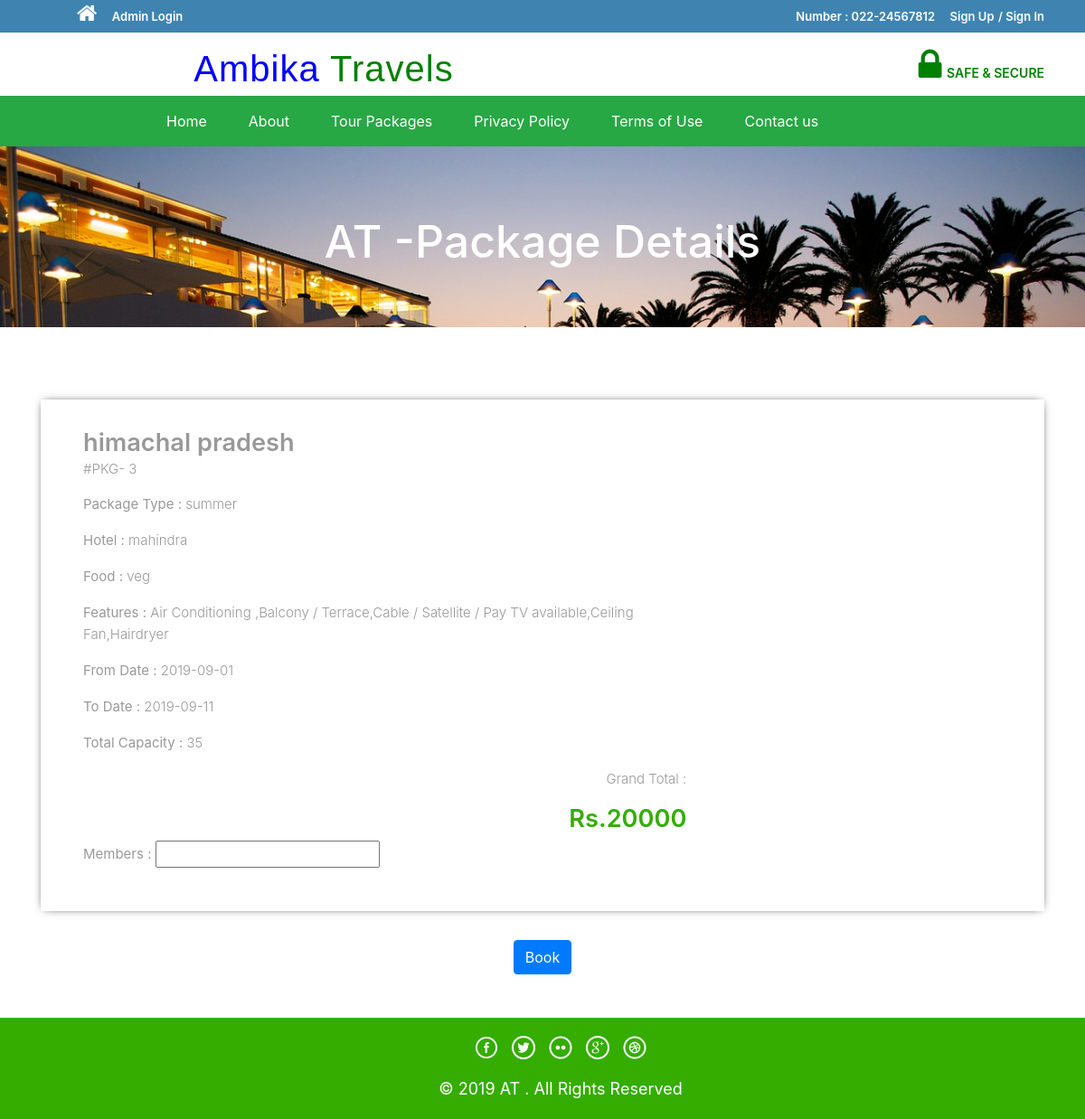
The app's page /package-details.php?tid=3 with its own data.
### tables this page shows
CREATE TABLE `tourdetails` (
  `tid` int(11) NOT NULL,
  `place` char(50) NOT NULL,
  `hotel` varchar(50) NOT NULL,
  `features` varchar(300) NOT NULL,
  `food` char(50) NOT NULL,
  `type` char(50) DEFAULT NULL,
  `cost` int(11) NOT NULL,
  `from_date` date NOT NULL,
  `to_date` date NOT NULL,
  `total_capacity` int(11) NOT NULL,
  `image` varchar(100) NOT NULL
);

### package-details.php (the view, shortened to what this page needs)
<!DOCTYPE HTML>
<html>
  <head>
  </head>
  <body>
  <?php include('includes/header.php');
  include 'includes/links.php';?>
  <div class="banner-3">
    <div class="container">
      <h1> AT -Package Details</h1>
    </div>
  </div>
  <div class="selectroom">
    <div class="container">
      <?php
      $tid = $_GET['tid'];
      $sql = "SELECT * from tourdetails where tid='$tid'";
      $query = mysqli_query($con,$sql);
      if(mysqli_num_rows($query)){
        foreach($query as $result)
        {	?>
          <form name="book" method="post">
            <div class="selectroom_top">
              <div class="col-md-8 selectroom_right">
                <h2><?php echo htmlentities($result['place']);?></h2>
                <p class="dow">#PKG-
                  <?php echo htmlentities($result['tid']);?>
                </p>
                <p><b>Package Type :</b>
                  <?php echo htmlentities($result['type']);?>
                </p>
                <p><b>Hotel :</b>
                  <?php echo htmlentities($result['hotel']);?>
                </p>
                <p><b>Food :</b>
                  <?php echo htmlentities($result['food']);?>
                </p>
                <p><b>Features :</b>
                  <?php echo htmlentities($result['features']);?>
                </p>
                <p><b>From Date :</b>
                  <?php echo htmlentities($result['from_date']);?>
                </p>
                <p><b>To Date :</b>
                  <?php echo htmlentities($result['to_date']);?>
                </p>
                <p><b>Total Capacity :</b>
                  <?php echo htmlentities($result['total_capacity']);?>
                </p>
                <div class="grand">
                  <p>Grand Total :</p>
                  <h3>Rs.<?php echo htmlentities($result['cost']);?></h3>
                </div>
                <p><b>Members :</b>
                  <input type="number" name="member">
                </p>
              </div>
            </div>
                  <?php if($_SESSION['login'])
                  {?>
                    <div class="book-button">
                      <button type="submit" name="submit2" class="btn-primary btn">Book</button>
                    </div>
                  <?php } else {?>
                    <div class="book-button">
                      <a href="#" data-toggle="modal" data-target="#modalRegisterForm2" class="btn-primary btn"> Book</a>
                    </div>
                    <?php } ?>
            </form>
          <?php }} ?>
        </div>
      </div>
      <?php include('includes/footer.php');?>
  </body>
</html>

### css/style.css (style rules this page uses)
.banner-3 { background: url(../images/6.jpg)no-repeat; background-size: cover; -webkit-background-size: cover; -o-background-size: cover; -ms-background-size: cover; -moz-background-size: cover; min-height: 200px; }
.banner-3 h1 { font-size: 50px; margin-bottom: 40px; padding: 1.5em 0 0; text-align: center; color: #fff; }
.selectroom { padding: 5em 0 3em; }
.selectroom_top { padding: 2em; box-shadow: 0px 0px 10px -4px #000; margin-bottom: 2em; }
.grand { text-align: right; }
.selectroom_right h2 { font-size: 1.7em; color: #999; font-weight: 600; margin: 0; }
.selectroom_right h3 { font-size: 1.7em; font-weight: 600; color: #34ad00; }
p.dow { font-size: 15px; color: #999; font-weight: 300; line-height: 1.8em; margin-bottom: 1em; }
.selectroom_right p { font-size: 15px; line-height: 1.6em; font-weight: 300; color: #999; }
.book-button { text-align: center; }

### records on screen
tourdetails: place "himachal pradesh", tid "3", type "summer", hotel "mahindra", food "veg", features "Air Conditioning ,Balcony / Terrace,Cable / Satellite / Pay TV available,Ceiling Fan,Hairdryer", from_date "2019-09-01", to_date "2019-09-11", total_capacity "35", cost "20000"
